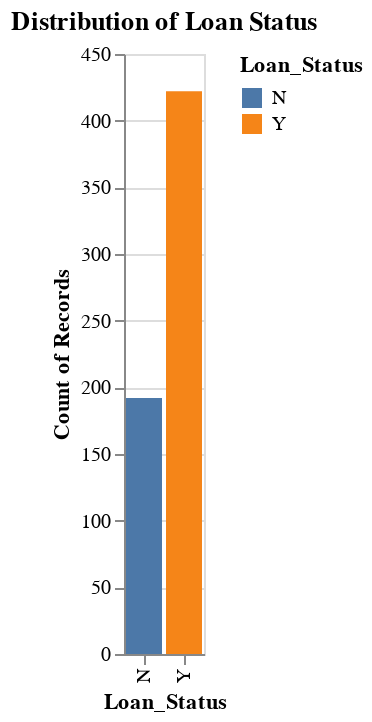

The code cell stored with this chart in its notebook:
### Code cell
import altair as alt
# Create a bar chart
chart = alt.Chart(loan).mark_bar().encode(
    # Set the x-axis to 'Loan_Status' and the y-axis to the count of rows
    x='Loan_Status',
    y='count()',
    # Set the color of the bars to 'Loan_Status'
    color='Loan_Status'
).properties(
    # Set the title of the chart
    title='Distribution of Loan Status'
)
# Display the chart
chart

### Figure 1 — Vega-Lite specification as saved in the notebook (floating-point values rounded to 4 significant figures; data arrays with more than 128 entries replaced by an {"elided": "..."} marker saying what was removed)
{"config": {"view": {"continuousWidth": 300, "continuousHeight": 300}}, "data": {"name": "data-9ff9ce4c552b7c665737f5a32d26c4f0"}, "mark": {"type": "bar"}, "encoding": {"color": {"field": "Loan_Status", "type": "nominal"}, "x": {"field": "Loan_Status", "type": "nominal"}, "y": {"aggregate": "count", "type": "quantitative"}}, "title": "Distribution of Loan Status", "$schema": "https://vega.github.io/schema/vega-lite/v5.20.1.json", "datasets": {"data-9ff9ce4c552b7c665737f5a32d26c4f0": {"elided": "614 records"}}}
